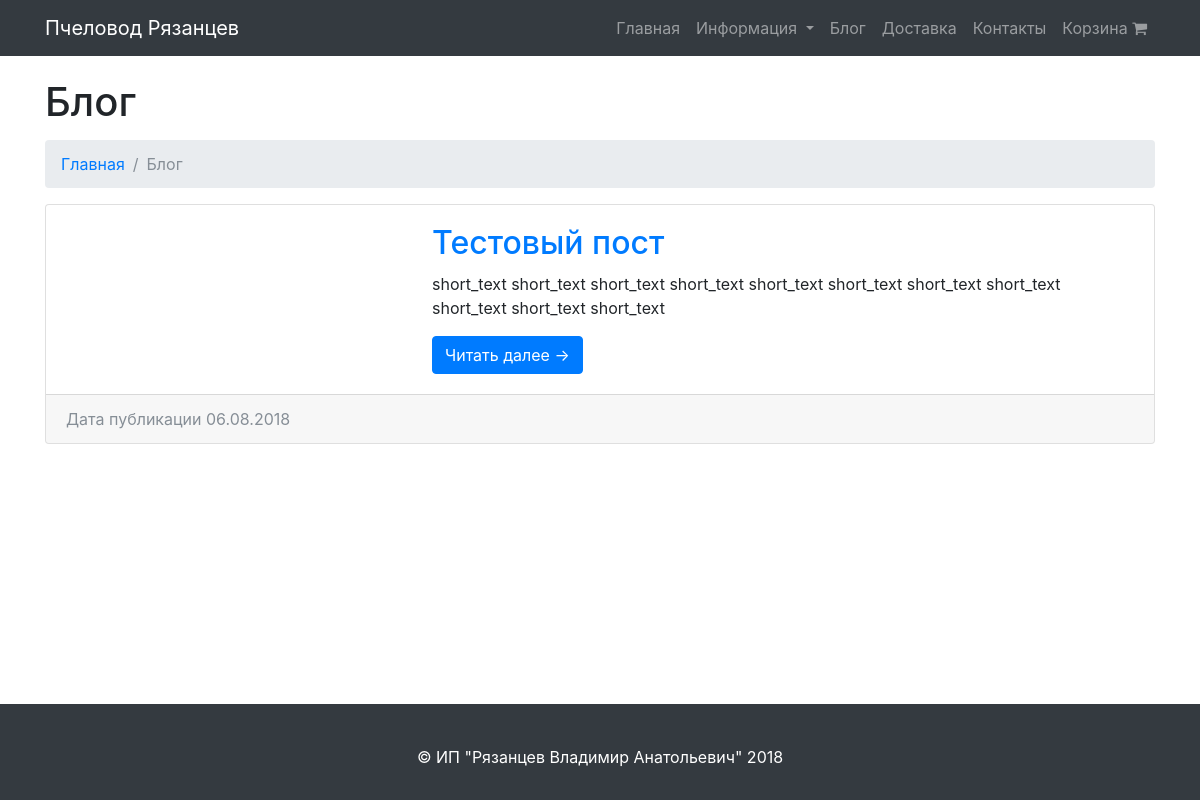
Before: /blog/ with the older database file.
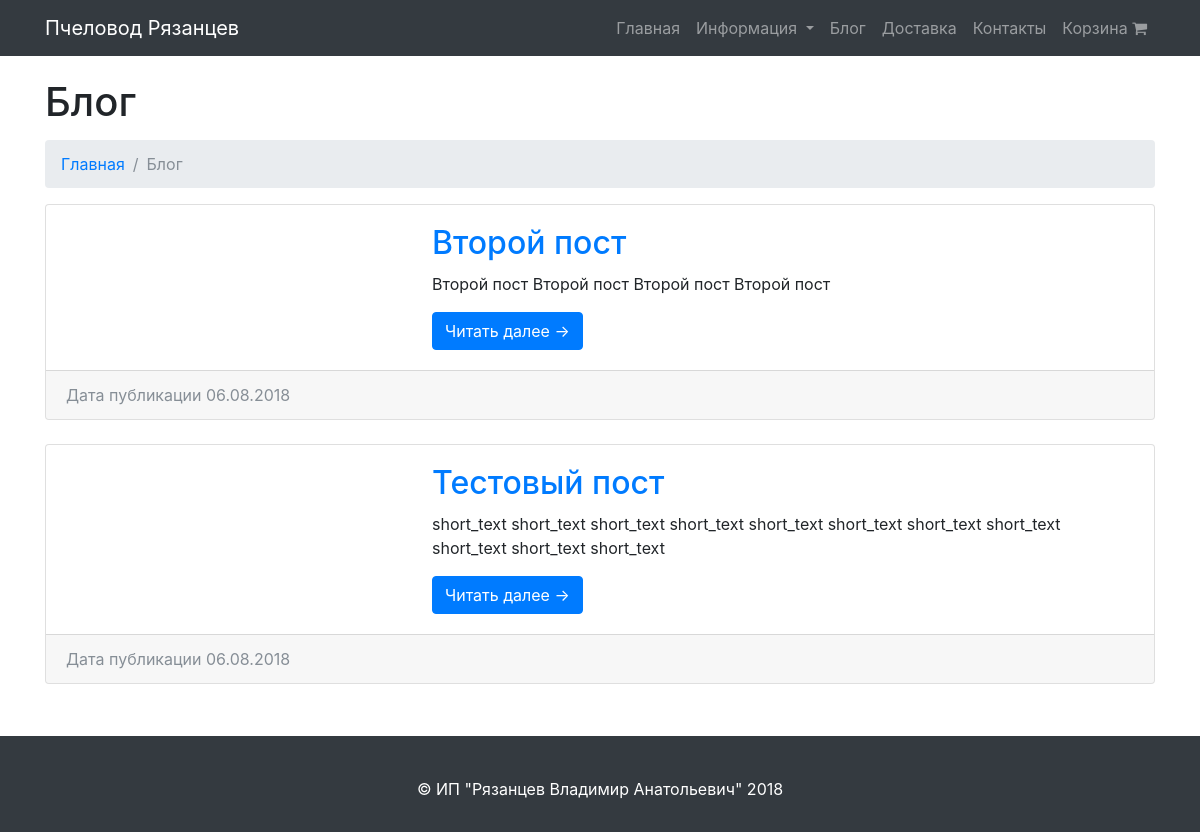
After: the same page with the newer database file.
### store/models.py (models this page shows, shortened)
class Post(models.Model):
    title = models.CharField(max_length=500, default="Title")
    title_image = models.ImageField(upload_to="title_images")
    date = models.DateTimeField(default=timezone.now)
    update_date = models.DateTimeField(default=timezone.now)
    short_text = models.TextField()
    content = RichTextUploadingField('contents')

### store/views.py (the view)
# urls.py: 3. Add a URL to urlpatterns:  url(r'^blog/', include(blog_urls))
def blog(request):
    cart_item_list = get_cart_item_list(request)
    posts = Post.objects.all().order_by('-date')
    return render(
        request,
        "store/blog.html",
        {
            "cart_size": len(cart_item_list),
            "posts": posts
        }
    )

### store/views.py (called while the page is built)
def get_cart_item_list(request):
    if not request.session.session_key:
        request.session.save()
    cart = Cart.objects.get_or_create(session_key=request.session.session_key)[0]
    return CartItem.objects.filter(cart=cart)

### templates/store/blog.html (shortened to what this page needs)
{% extends "base.html" %}
{% block content %}
    <div class="container">
        <h1 class="mt-4 mb-3">Блог</h1>
        <ol class="breadcrumb">
            <li class="breadcrumb-item">
                <a href="{% url "index" %}">Главная</a>
            </li>
            <li class="breadcrumb-item active">Блог</li>
        </ol>
        {% for post in posts %}
            <div class="card mb-4">
                <div class="card-body">
                    <div class="row">
                        <div class="col-lg-4">
                        </div>
                        <div class="col-lg-8">
                            <h2 class="card-title"> <a href="{% url "post" id=post.id %}">{{ post.title }}</a></h2>
                            <p class="card-text">{{ post.short_text }}</p>
                            <a href="{% url "post" id=post.id %}" class="btn btn-primary">Читать далее &rarr;</a>
                        </div>
                    </div>
                </div>
                <div class="card-footer text-muted">
                    Дата публикации {{ post.date|date:"d.m.Y" }}
                </div>
            </div>
        {% endfor %}
    </div>
    <br>
{% endblock %}

Changed rows visible on the page:
added Post: title "Второй пост", short_text "Второй пост Второй пост Второй пост Второй пост", date "06.08.2018"
